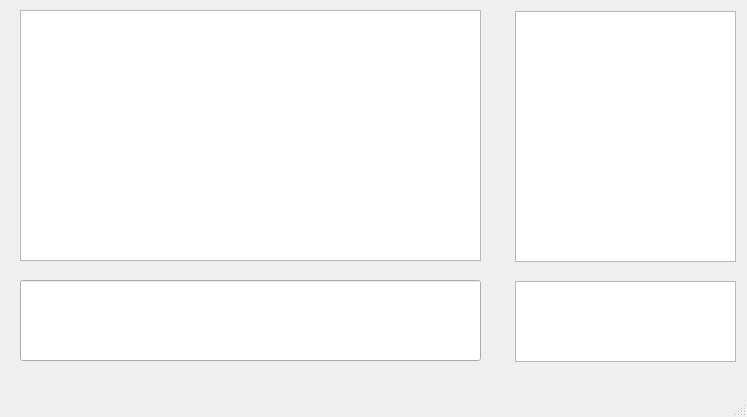
<?xml version="1.0" encoding="UTF-8"?>
<ui version="4.0">
 <class>MainWindow</class>
 <widget class="QMainWindow" name="MainWindow">
  <property name="geometry">
   <rect>
    <x>0</x>
    <y>0</y>
    <width>747</width>
    <height>417</height>
   </rect>
  </property>
  <property name="windowTitle">
   <string>MainWindow</string>
  </property>
  <widget class="QWidget" name="centralwidget">
   <widget class="QTextBrowser" name="output_area">
    <property name="geometry">
     <rect>
      <x>20</x>
      <y>10</y>
      <width>461</width>
      <height>251</height>
     </rect>
    </property>
   </widget>
   <widget class="QListView" name="listView">
    <property name="geometry">
     <rect>
      <x>515</x>
      <y>281</y>
      <width>221</width>
      <height>81</height>
     </rect>
    </property>
   </widget>
   <widget class="QTextBrowser" name="textBrowser_2">
    <property name="geometry">
     <rect>
      <x>515</x>
      <y>11</y>
      <width>221</width>
      <height>251</height>
     </rect>
    </property>
   </widget>
   <widget class="QLineEdit" name="input_area">
    <property name="geometry">
     <rect>
      <x>20</x>
      <y>280</y>
      <width>461</width>
      <height>81</height>
     </rect>
    </property>
   </widget>
  </widget>
  <widget class="QMenuBar" name="menubar">
   <property name="geometry">
    <rect>
     <x>0</x>
     <y>0</y>
     <width>747</width>
     <height>30</height>
    </rect>
   </property>
  </widget>
  <widget class="QStatusBar" name="statusbar"/>
 </widget>
 <tabstops>
  <tabstop>input_area</tabstop>
  <tabstop>output_area</tabstop>
  <tabstop>textBrowser_2</tabstop>
  <tabstop>listView</tabstop>
 </tabstops>
 <resources/>
 <connections/>
</ui>
